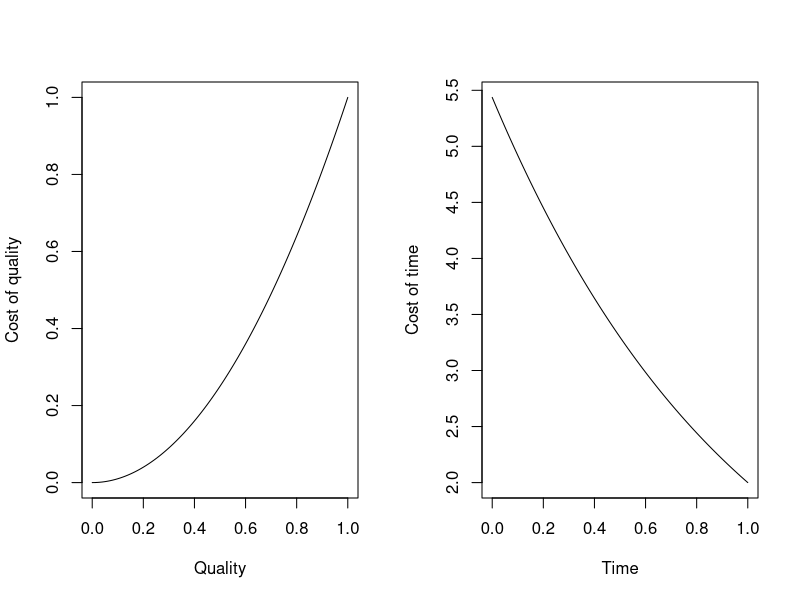

Write R code to recreate this figure.
## ---- chunk 1
f <- function(n, cy, ct, cy.inv=NULL, ct.inv=NULL
              , xlim=c(0, Inf), ylim=c(0, Inf), tlim=ylim
              , p=plnorm, d=dlnorm, r=rlnorm
              , deadline=1, target=1, V=1, inf.tol=1e2
              , type=c("bids", "utility"), ...) {
  #-------------------------------------------------#
  # Bidding function for races and tournaments.
  #
  # Args:
  #  n: Competitors.
  #  cy: Cost function of quality.
  #  ct: Cost function of time.
  #  ylim, tlim: Range values of costs.
  #  cy.inv, ct.inv: Inverse cost function.
  #  p, d, r: Probability distribution of ability.
  #  upper: upper limit of ability.
  #  V: vector of prizes structures.   
  #  deadline, target: model parameters.
  #  plot.results: plot bidding curves.
  #
  # Returns: 
  #   Nothing.  
  #
  # Example:
  # cy <- function(x) x^2
  # ct <- function(x) 2*exp(1-x)
  # z.lnorm <- f(n=c(3, 5, 10, 15, 50), cy=cy, ct=ct)
  # z.wbull <- f(n=c(3, 5, 10, 15, 50), cy=cy, ct=ct
  #             , p=pweibull, d=dweibull, r=rweibull, shape=1.5)
  # ymax <- range(c(z.lnorm$ability$y, z.wbull$ability$y))[2]
  # plot(z.lnorm$ability, typ='l', ylim=c(0, ymax))
  # lines(z.wbull$ability, typ='l', lty=2)
  #-------------------------------------------------#
  if (any(V < 1/2 | V > 1)) stop("V must be higher then 1/2 and less than 1.")
  type <- match.arg(type)

  inverse <- function (f, lower, upper) {
    if (upper==Inf) upper <- inf.tol
    function (y) uniroot((function (x) f(x) - y), lower=lower, upper=upper)$root
  }
  if(is.null(cy.inv)) cy.inv <- inverse(cy, lower=cy(ylim[1]), upper=cy(ylim[2]))
  if(is.null(ct.inv)) ct.inv <- inverse(ct, lower=ct(tlim[1]), upper=ct(tlim[2]))
       
  # Density of an order statistic.
  dord <- function(x, k, n, ...) {
    z <- lfactorial(n) - lfactorial(k-1) - lfactorial(n-k) +
      (k-1)*p(x, log.p=TRUE, ...) + 
      (n-k)*p(x, log.p=TRUE, lower.tail=FALSE, ...) + 
      d(x, log=TRUE, ...)
    return(exp(z))
  }

  # Distribution of an order statistic.  
  pord <- function(x, k, n, ...) {
    z <- 0
    for (j in k:n) {
      z <- z + lfactorial(n) - lfactorial(j) - lfactorial(n-k) +
      (j) * p(x, log.p=TRUE, ...)
      (n-j) * p(x, log.p=TRUE, lower.tail=FALSE, ...)
    }
    return(exp(z))
  }
  
  # Define bidding function
  b <- function(x, n, V, ...) {
    integrand <- function(x, k, n, ...) dord(x, k, n, ...) * x
    integrand2 <- function(x, k, n, ...) {
      (- dord(x, k, n, ...) * pord(x, k-1, n-1, ...) +
      dord(x, k-1, n-1, ...) * (1-pord(x, k, n, ...))) * x
    }
    integral <- function(x, n, ...) {
      integrate(integrand, k=n, n=n, upper=x, lower=xlim[1], ...)$val
    }
    integral2 <- function(x, n, ...) {
      integrate(integrand2, k=n, n=n, upper=x, lower=xlim[1], ...)$val
    }
    cy.inv(cy(ylim[1]) + (V*integral(x, n, ...) + (1-V)*integral2(x, n, ...)) / ct(deadline))
  }

  # Equilibrium expected utility
  u <- function(x, ystar, tstar, k, n, V, ...) {
      if (x==0) return(-Inf)
      V * pord(x, k, n, ...) + 
      (1-V) * (1-pord(x, k, n, ...)) * pord(x, k-1, n-1, ...) - 
      cy(ystar)*ct(tstar) / x
  }
  
  # Equilibrium score in a race
  y.race <- function(x, n, V, ...) {
    xbar <- uniroot(u, ystar=target, tstar=deadline, k=n, n=n, V=V, interval=c(0, 10), ...)$root
    ifelse(x < xbar, 0, target)
  }
  
  # Equilibrium score in a tournament
  y.tournament <- function(x, n, V, ...) {
    sapply(x, b, n=n, V=V, ...)
  }

  if (type=="bids") {
    par(mfrow=c(length(V), length(n)), mar=c(4,4,2,2))
    ybar <- max(target, max(sapply(n, y.tournament, x=xlim[2], V=max(V), ...)))
    for (j in 1:length(V)) {
      for (i in 1:length(n)) {
        curve(y.tournament(x, V=V[j], n=n[i], ...), from=xlim[1], to=min(inf.tol, xlim[2])
            , ylim=c(0, ybar), ylab='y', xlab='x'
            , main=sprintf("n=%s, v=%s", n[i], signif(V[j], 2)))
        curve(y.race(x, V=V[j], n=n[i], ...), add=TRUE, lty=2)
      }
    }
  }
  if (type=="utility") {
      print("xxxx")
  }
}
## ---- chunk 2
cy <- function(x) x^2
ct <- function(x) 2*exp(1-x)
par(mfrow=c(1, 2))
curve(cy, xlab="Quality", ylab="Cost of quality")
curve(ct, xlab="Time", ylab="Cost of time")
